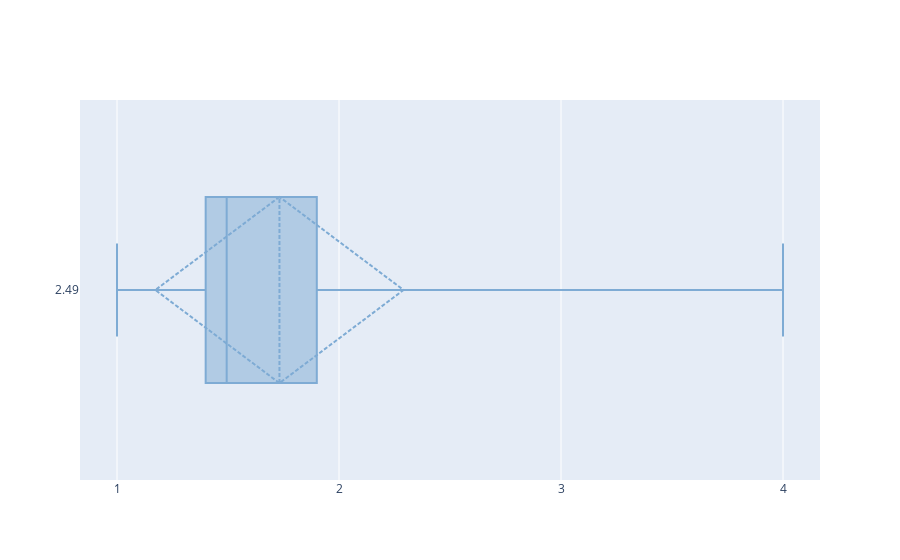

Notebook code for this chart:
### Code cell
#Boxplot for dataset
fig_data = [go.Box(y = Refr_ind_df['Refractive_index'],
                   q1=[quartiles[0]], 
                   median=[quartiles[1]],
                   q3=[quartiles[2]], 
                   lowerfence=[Refr_ind_df['Refractive_index'].min()],
                   upperfence=[Refr_ind_df['Refractive_index'].max()], 
                   mean=[mean],
                   sd=[std],
                  marker_color=colors[3])
           ]
layout = go.Layout(xaxis={"dtick": 1})
fig = go.Figure(data=fig_data,
                layout=layout)
fig.show()

### Figure 1 — Plotly figure (JSON) as saved in the notebook; plotly's stock layout.template omitted (floating-point values rounded to 4 significant figures; data arrays with more than 128 entries replaced by an {"elided": "..."} marker saying what was removed)
{"data": [{"lowerfence": [1], "marker": {"color": "#7eabd4"}, "mean": [1.732], "median": [1.494], "q1": [1.399], "q3": [1.9], "sd": [0.5589], "type": "box", "upperfence": [4], "y": {"elided": "4751 float values"}}], "layout": {"xaxis": {"dtick": 1}}}
